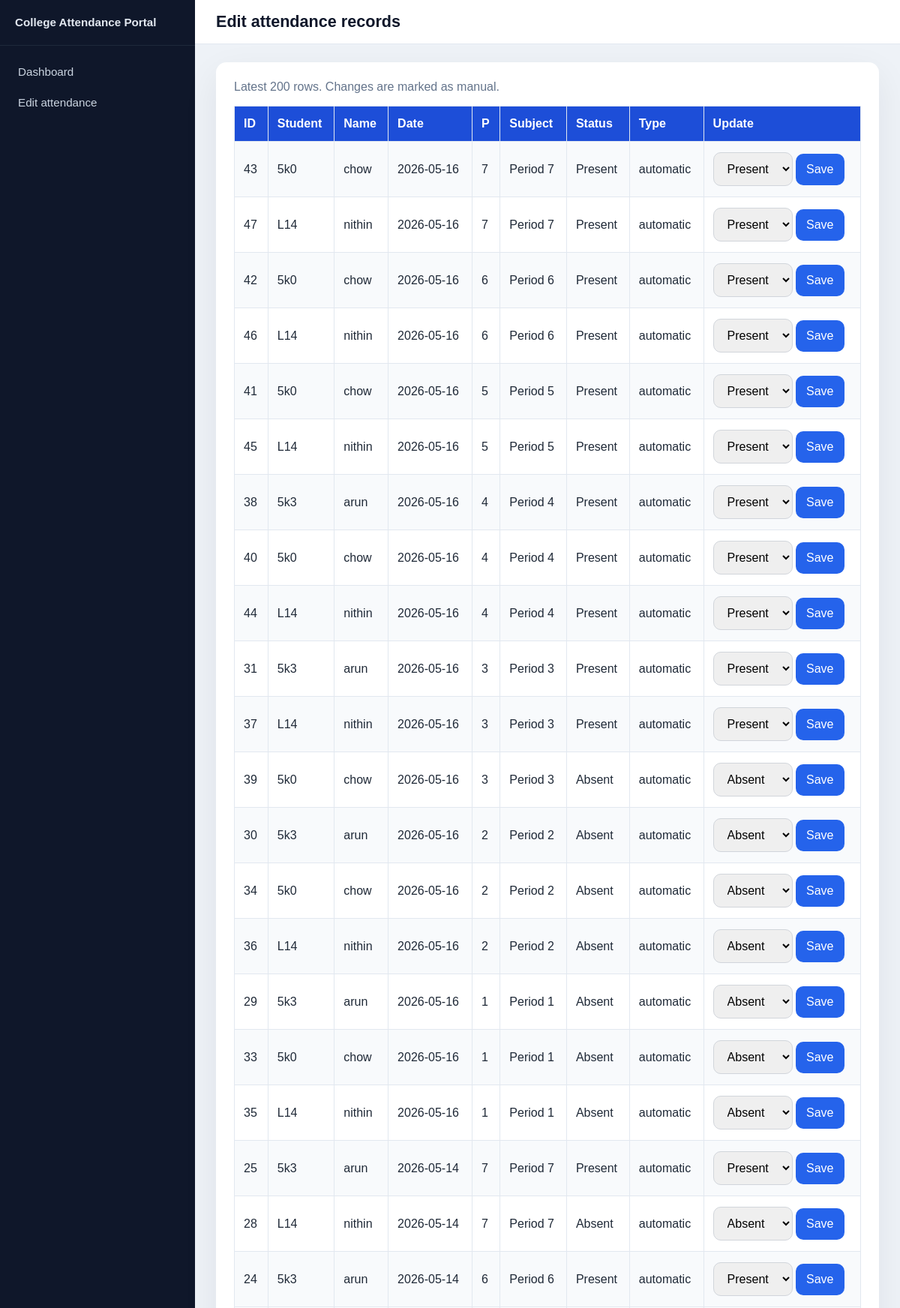
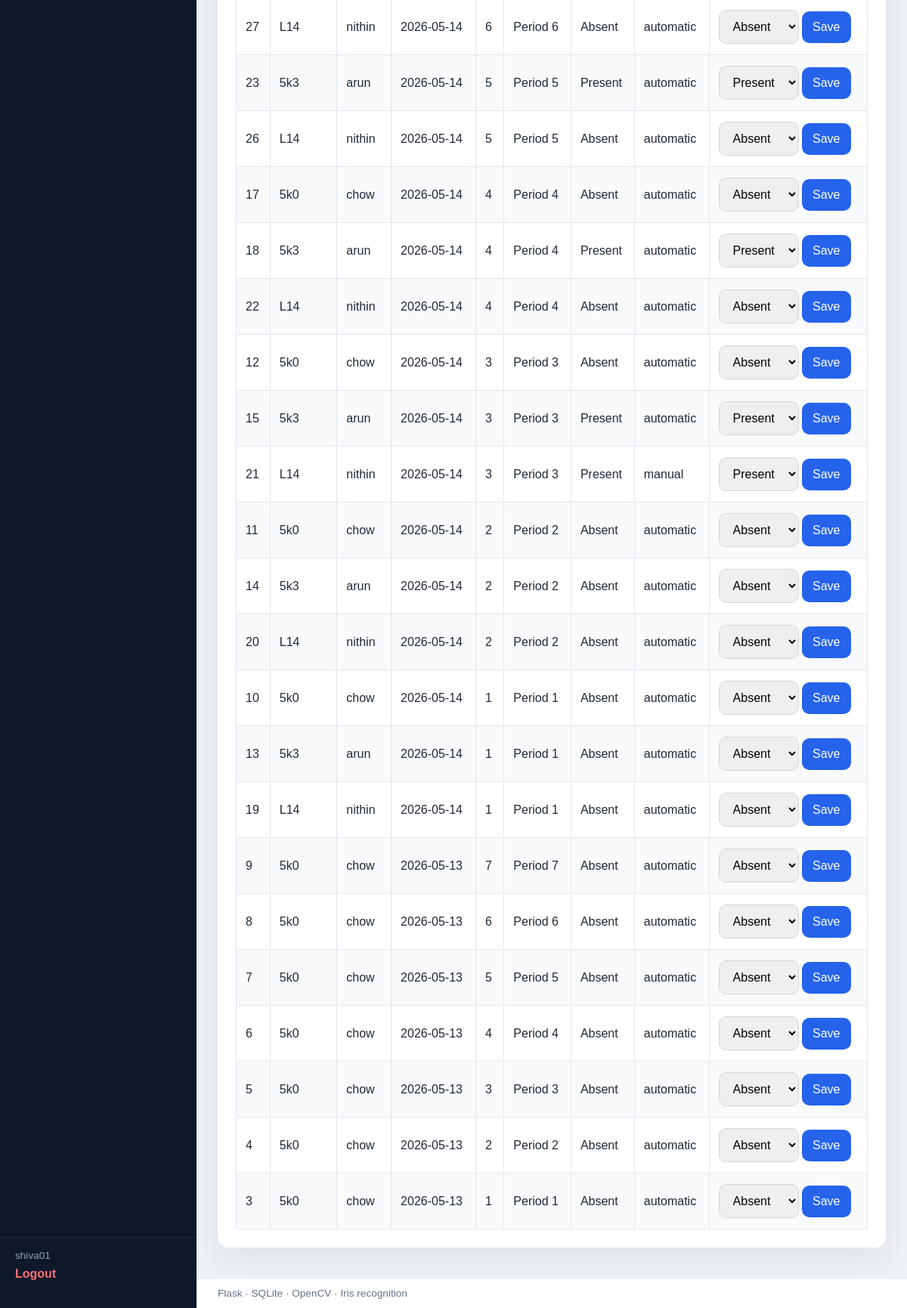
Page /lecturer/attendance/edit (signed in) on the committed database (2 pictures, top to bottom).
### tables this page shows
CREATE TABLE college_settings (
            key TEXT PRIMARY KEY,
            value TEXT NOT NULL
        );

CREATE TABLE attendance (
                id INTEGER PRIMARY KEY AUTOINCREMENT,
                student_id TEXT,
                name TEXT,
                department TEXT,
                branch TEXT,
                section TEXT,
                date TEXT,
                time TEXT
            , subject TEXT DEFAULT '', period INTEGER DEFAULT 1, status TEXT DEFAULT 'Present', attendance_type TEXT DEFAULT 'automatic', marked_time TEXT);

### app.py (the view, shortened to what this page needs)
@app.route("/lecturer/attendance/edit", methods=["GET", "POST"])
@lecturer_required
def lecturer_edit_attendance():
    conn = get_db_connection()
    rows = conn.execute(
        """
        SELECT id, student_id, name, date, period, subject, status, attendance_type
        FROM attendance
        ORDER BY date DESC, period DESC
        LIMIT 200
        """
    ).fetchall()
    conn.close()
    return render_template("lecturer_edit_attendance.html", records=rows)

### app.py (called while the page is built)
def get_setting(key: str, default: str = "") -> str:
    conn = get_db_connection()
    row = conn.execute(
        "SELECT value FROM college_settings WHERE key = ?", (key,)
    ).fetchone()
    conn.close()
    return row["value"] if row else default

@app.context_processor
def inject_college():
    logo = get_setting("college_logo", "")
    logo_url = url_for("static", filename=logo) if logo else ""
    return {
        "college_name": get_setting("college_name", "College Attendance Portal"),
        "college_logo_url": logo_url,
    }

def lecturer_required(view):
    @wraps(view)
    def wrapped(*args, **kwargs):
        if not session.get("login_id"):
            flash("Please log in to continue.")
            return redirect(url_for("login", next=request.path))
        if session.get("role") not in ("lecturer", "teacher"):
            flash("You do not have permission to access that page.")
            return redirect(url_for("index"))
        return view(*args, **kwargs)
    return wrapped

### database.py (called while the page is built)
def get_db_connection():
    conn = sqlite3.connect(
        str(DATABASE_PATH),
        timeout=30.0,
        check_same_thread=False,
    )
    conn.row_factory = sqlite3.Row
    conn.execute("PRAGMA foreign_keys = ON")
    conn.execute("PRAGMA busy_timeout = 30000")
    conn.execute("PRAGMA journal_mode = WAL")
    return conn

### templates/lecturer_edit_attendance.html (shortened to what this page needs)
{% extends 'base.html' %}
{% block heading %}Edit attendance records{% endblock %}
{% block content %}
<section class="page-section">
    <p class="muted">Latest 200 rows. Changes are marked as manual.</p>
    {% if records %}
    <div class="table-wrap">
        <table>
            <thead>
                <tr>
                    <th>ID</th>
                    <th>Student</th>
                    <th>Name</th>
                    <th>Date</th>
                    <th>P</th>
                    <th>Subject</th>
                    <th>Status</th>
                    <th>Type</th>
                    <th>Update</th>
                </tr>
            </thead>
            <tbody>
                {% for r in records %}
                <tr>
                    <td>{{ r['id'] }}</td>
                    <td>{{ r['student_id'] }}</td>
                    <td>{{ r['name'] }}</td>
                    <td>{{ r['date'] }}</td>
                    <td>{{ r['period'] }}</td>
                    <td>{{ r['subject'] }}</td>
                    <td>{{ r['status'] }}</td>
                    <td>{{ r['attendance_type'] }}</td>
                    <td>
                        <form method="post" class="inline-form">
                            <select name="status" style="width:auto;display:inline-block;">
                                <option value="Present" {% if r['status']=='Present' %}selected{% endif %}>Present</option>
                                <option value="Absent" {% if r['status']=='Absent' %}selected{% endif %}>Absent</option>
                            </select>
                            <button type="submit" style="width:auto;">Save</button>
                        </form>
                    </td>
                </tr>
                {% endfor %}
            </tbody>
        </table>
    </div>
    {% else %}
    <p>No records.</p>
    {% endif %}
</section>
{% endblock %}

### templates/base.html (shortened to what this page needs)
<!DOCTYPE html>
<html lang="en">
<head>
    <link rel="stylesheet" href="{{ url_for('static', filename='css/style.css') }}" />
</head>
<body class="{% if session.get('login_id') %}app-shell{% endif %}">
{% if session.get('login_id') %}
<div class="layout-portal">
    <aside class="sidebar">
        <div class="sidebar-brand">
            <span class="sidebar-title">{{ college_name }}</span>
        </div>
        <nav class="sidebar-nav">
            {% if session.get('role') == 'admin' %}
                <a href="{{ url_for('admin_dashboard') }}">Dashboard</a>
                <a href="{{ url_for('add_department') }}">Departments</a>
                <a href="{{ url_for('add_branch') }}">Programs</a>
                <a href="{{ url_for('add_section') }}">Sections</a>
                <a href="{{ url_for('add_student') }}">Add student</a>
                <a href="{{ url_for('view_students') }}">Students</a>
                <a href="{{ url_for('admin_lecturers') }}">Lecturers</a>
                <a href="{{ url_for('admin_schedule') }}">Schedules</a>
                <a href="{{ url_for('admin_holidays') }}">Holidays</a>
                <a href="{{ url_for('admin_settings') }}">College settings</a>
                <a href="{{ url_for('admin_view_attendance') }}">Attendance</a>
                <a href="{{ url_for('admin_download') }}">Export CSV</a>
            {% elif session.get('role') in ('lecturer', 'teacher') %}
                <a href="{{ url_for('lecturer_dashboard') }}">Dashboard</a>
                <a href="{{ url_for('lecturer_edit_attendance') }}">Edit attendance</a>
            {% elif session.get('role') == 'student' %}
                <a href="{{ url_for('student_dashboard') }}">Dashboard</a>
                <a href="{{ url_for('student_attendance_page') }}">Mark attendance</a>
                <a href="{{ url_for('student_calendar') }}">Calendar</a>
            {% endif %}
        </nav>
        <div class="sidebar-footer">
            <span class="sidebar-user">{{ session.get('username') }}</span>
            <a href="{{ url_for('logout') }}" class="sidebar-logout">Logout</a>
        </div>
    </aside>
    <div class="layout-main">
        <header class="topbar">
            <h1 class="topbar-heading">{% block heading %}{% endblock %}</h1>
        </header>
        <div class="main-content">
{% endif %}
{% block content %}{% endblock %}
{% if session.get('login_id') %}
        </div>
        <footer class="site-footer-inner">Flask · SQLite · OpenCV · Iris recognition</footer>
    </div>
</div>
{% else %}
</main>
<footer class="site-footer">
    <div class="container">Flask · SQLite · OpenCV iris/eye recognition</div>
</footer>
{% endif %}
</body>
</html>

### static/css/style.css (style rules this page uses)
* { box-sizing: border-box; }
body { margin: 0; font-family: Arial, sans-serif; background: #f6f8fb; color: #1f2937; }
.muted { color: #64748b; margin-top: 0; }
.inline-form { display: inline; }
.page-section { background: #ffffff; border-radius: 14px; padding: 24px; box-shadow: 0 16px 48px rgba(15, 23, 42, 0.07); }
input[type="text"], input[type="password"], input[type="search"], input[type="date"], input[type="number"], input[type="file"], select, button { width: 100%; padding: 12px 14px; border-radius: 10px; border: 1px solid #d1d5db; font-size: 1rem; }
button { cursor: pointer; background: #2563eb; color: #ffffff; border: none; transition: background 0.2s ease; }
.table-wrap { overflow-x: auto; }
table { width: 100%; border-collapse: collapse; }
thead { background: #1d4ed8; color: #ffffff; }
th, td { padding: 14px 12px; border: 1px solid #e2e8f0; text-align: left; }
tbody tr:nth-child(odd) { background: #f8fafc; }
.app-shell { margin: 0; min-height: 100vh; background: #eef2f7; }
.layout-portal { display: flex; min-height: 100vh; }
.sidebar { width: 260px; flex-shrink: 0; background: #0f172a; color: #e2e8f0; display: flex; flex-direction: column; padding: 20px 0; }
.sidebar-brand { display: flex; align-items: center; gap: 12px; padding: 0 20px 20px; border-bottom: 1px solid #1e293b; }
.sidebar-title { font-weight: 700; font-size: 0.95rem; line-height: 1.3; }
.sidebar-nav { display: flex; flex-direction: column; gap: 4px; padding: 16px 12px; flex: 1; }
.sidebar-nav a { color: #cbd5e1; text-decoration: none; padding: 10px 12px; border-radius: 8px; font-weight: 500; font-size: 0.95rem; }
.sidebar-footer { padding: 16px 20px; border-top: 1px solid #1e293b; display: flex; flex-direction: column; gap: 8px; }
.sidebar-user { font-size: 0.85rem; color: #94a3b8; }
.sidebar-logout { color: #f87171; text-decoration: none; font-weight: 600; }
.layout-main { flex: 1; display: flex; flex-direction: column; min-width: 0; }
.topbar { background: #fff; border-bottom: 1px solid #e2e8f0; padding: 16px 28px; }
.topbar-heading { margin: 0; font-size: 1.35rem; color: #0f172a; }
.main-content { flex: 1; padding: 24px 28px 40px; }
.site-footer-inner { padding: 12px 28px; font-size: 0.85rem; color: #64748b; background: #fff; border-top: 1px solid #e2e8f0; }

### rows in the picture
college_settings: value "College Attendance Portal"
attendance: id "43", student_id "5k0", name "chow", date "2026-05-16", period "7", subject "Period 7", status "Present", attendance_type "automatic"
attendance: id "47", student_id "L14", name "nithin", date "2026-05-16", period "7", subject "Period 7", status "Present", attendance_type "automatic"
attendance: id "42", student_id "5k0", name "chow", date "2026-05-16", period "6", subject "Period 6", status "Present", attendance_type "automatic"
attendance: id "46", student_id "L14", name "nithin", date "2026-05-16", period "6", subject "Period 6", status "Present", attendance_type "automatic"
attendance: id "41", student_id "5k0", name "chow", date "2026-05-16", period "5", subject "Period 5", status "Present", attendance_type "automatic"
attendance: id "45", student_id "L14", name "nithin", date "2026-05-16", period "5", subject "Period 5", status "Present", attendance_type "automatic"
attendance: id "38", student_id "5k3", name "arun", date "2026-05-16", period "4", subject "Period 4", status "Present", attendance_type "automatic"
attendance: id "40", student_id "5k0", name "chow", date "2026-05-16", period "4", subject "Period 4", status "Present", attendance_type "automatic"
attendance: id "44", student_id "L14", name "nithin", date "2026-05-16", period "4", subject "Period 4", status "Present", attendance_type "automatic"
attendance: id "31", student_id "5k3", name "arun", date "2026-05-16", period "3", subject "Period 3", status "Present", attendance_type "automatic"
attendance: id "37", student_id "L14", name "nithin", date "2026-05-16", period "3", subject "Period 3", status "Present", attendance_type "automatic"
attendance: id "39", student_id "5k0", name "chow", date "2026-05-16", period "3", subject "Period 3", status "Absent", attendance_type "automatic"
attendance: id "30", student_id "5k3", name "arun", date "2026-05-16", period "2", subject "Period 2", status "Absent", attendance_type "automatic"
attendance: id "34", student_id "5k0", name "chow", date "2026-05-16", period "2", subject "Period 2", status "Absent", attendance_type "automatic"
attendance: id "36", student_id "L14", name "nithin", date "2026-05-16", period "2", subject "Period 2", status "Absent", attendance_type "automatic"
attendance: id "29", student_id "5k3", name "arun", date "2026-05-16", period "1", subject "Period 1", status "Absent", attendance_type "automatic"
attendance: id "33", student_id "5k0", name "chow", date "2026-05-16", period "1", subject "Period 1", status "Absent", attendance_type "automatic"
attendance: id "35", student_id "L14", name "nithin", date "2026-05-16", period "1", subject "Period 1", status "Absent", attendance_type "automatic"
attendance: id "25", student_id "5k3", name "arun", date "2026-05-14", period "7", subject "Period 7", status "Present", attendance_type "automatic"
attendance: id "28", student_id "L14", name "nithin", date "2026-05-14", period "7", subject "Period 7", status "Absent", attendance_type "automatic"
attendance: id "24", student_id "5k3", name "arun", date "2026-05-14", period "6", subject "Period 6", status "Present", attendance_type "automatic"
attendance: id "27", student_id "L14", name "nithin", date "2026-05-14", period "6", subject "Period 6", status "Absent", attendance_type "automatic"
attendance: id "23", student_id "5k3", name "arun", date "2026-05-14", period "5", subject "Period 5", status "Present", attendance_type "automatic"
attendance: id "26", student_id "L14", name "nithin", date "2026-05-14", period "5", subject "Period 5", status "Absent", attendance_type "automatic"
attendance: id "17", student_id "5k0", name "chow", date "2026-05-14", period "4", subject "Period 4", status "Absent", attendance_type "automatic"
attendance: id "18", student_id "5k3", name "arun", date "2026-05-14", period "4", subject "Period 4", status "Present", attendance_type "automatic"
attendance: id "22", student_id "L14", name "nithin", date "2026-05-14", period "4", subject "Period 4", status "Absent", attendance_type "automatic"
attendance: id "12", student_id "5k0", name "chow", date "2026-05-14", period "3", subject "Period 3", status "Absent", attendance_type "automatic"
attendance: id "15", student_id "5k3", name "arun", date "2026-05-14", period "3", subject "Period 3", status "Present", attendance_type "automatic"
attendance: id "21", student_id "L14", name "nithin", date "2026-05-14", period "3", subject "Period 3", status "Present", attendance_type "manual"
attendance: id "11", student_id "5k0", name "chow", date "2026-05-14", period "2", subject "Period 2", status "Absent", attendance_type "automatic"
attendance: id "14", student_id "5k3", name "arun", date "2026-05-14", period "2", subject "Period 2", status "Absent", attendance_type "automatic"
attendance: id "20", student_id "L14", name "nithin", date "2026-05-14", period "2", subject "Period 2", status "Absent", attendance_type "automatic"
attendance: id "10", student_id "5k0", name "chow", date "2026-05-14", period "1", subject "Period 1", status "Absent", attendance_type "automatic"
attendance: id "13", student_id "5k3", name "arun", date "2026-05-14", period "1", subject "Period 1", status "Absent", attendance_type "automatic"
attendance: id "19", student_id "L14", name "nithin", date "2026-05-14", period "1", subject "Period 1", status "Absent", attendance_type "automatic"
attendance: id "9", student_id "5k0", name "chow", date "2026-05-13", period "7", subject "Period 7", status "Absent", attendance_type "automatic"
attendance: id "8", student_id "5k0", name "chow", date "2026-05-13", period "6", subject "Period 6", status "Absent", attendance_type "automatic"
attendance: id "7", student_id "5k0", name "chow", date "2026-05-13", period "5", subject "Period 5", status "Absent", attendance_type "automatic"
attendance: id "6", student_id "5k0", name "chow", date "2026-05-13", period "4", subject "Period 4", status "Absent", attendance_type "automatic"
attendance: id "5", student_id "5k0", name "chow", date "2026-05-13", period "3", subject "Period 3", status "Absent", attendance_type "automatic"
attendance: id "4", student_id "5k0", name "chow", date "2026-05-13", period "2", subject "Period 2", status "Absent", attendance_type "automatic"
attendance: id "3", student_id "5k0", name "chow", date "2026-05-13", period "1", subject "Period 1", status "Absent", attendance_type "automatic"

### other values in the picture
{{ session.get('username') }} "shiva01"
